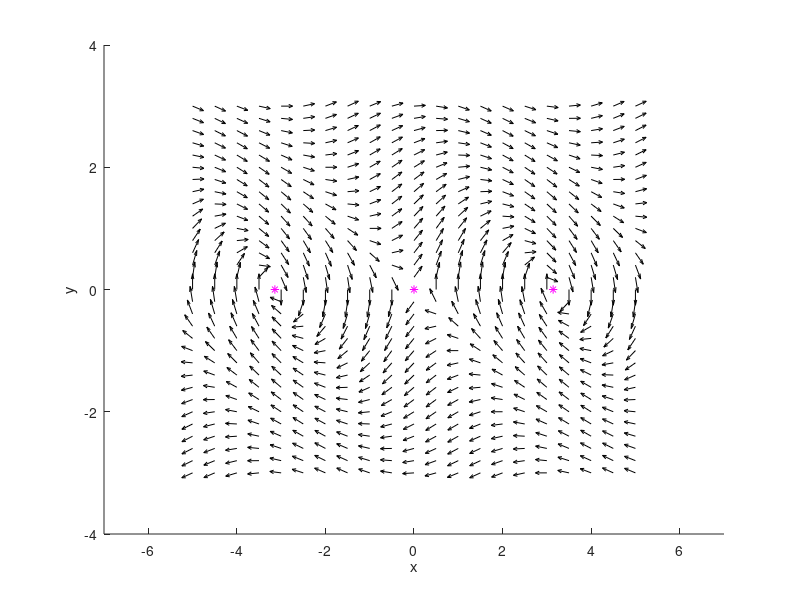

This figure's MATLAB source: (Note: this script raises an error after producing the figure.)
function Phasemovie
  tmax=20;
  x=-5:0.5:5;
  y=-3:0.2:3;
  axis([-7,7,-4,4]);
  hold on
  xlabel('x')
  ylabel('y')
  plot(0,0,'m*',-pi,0,'m*',pi,0,'m*')
  [X,Y]=meshgrid(x,y);
  P=Y; 
  Q=sin(X+Y);
  D=sqrt(P.^2+Q.^2);
  quiver(X,Y,P./D,Q./D,0.5,'k')
  [x0,y0]=ginput(1);
  [T,Y]=ode45(@ff,[0,tmax],[x0; y0]);% ili s dsolve
  x=Y(:,1); 
  y=Y(:,2);
  for k=1:length(T)
    xx(k)=x(k); yy(k)=y(k);
    plot(xx,yy,'g');
    M(k)=getframe;
  end
  function z=ff(t,y)
    z= [y(2);sin(y(1)+y(2))];
  end
end
